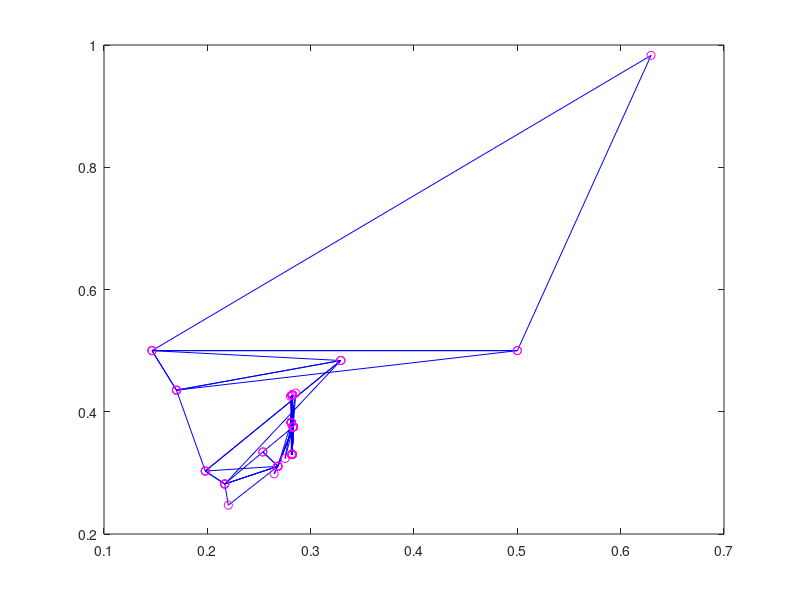

The MATLAB script that drew this image:
function Simplex

% Daugiklis 1/8 ignoruojamas, kadangi neturi itakos rezultatui
f=@(X) (X(1).^2).*X(2) + X(1).*(X(2).^2) - X(1).*X(2);

% pradiniai artinai
X_0=[0,0];
X_1=[1,1];
X_m=[4/10, 7/10];
X_n=[1/2,1/2];

% pasirenkamas pradinis artinys
X0 = X_n;

%Funkcijos grafiko y=f(x1,x2) braizymas
%subplot(1,2,1)
%[X(1),X(2)] = meshgrid(0:0.01:1, 0:0.01:1);
%y = f(X);
%surf(X(1),X(2), y);
%title(['Funkcijos y=f(X) grafikas'])
%%%% plot()

% pasirenkami parametrai
gamma=2;
beta=0.5;
eta=-0.5;
teta=1;

epsilon=10^(-4); %tikslumas

k=1; %iteraciju skaitliukas
kmax=100; % maksimalus iteraciju skaicius
imax=100; % maksimalus funkcijos kvietimu skaicius

%Pradinio simplekso sudarymas
alpha=1/2;
n=2;
delta1=alpha*(sqrt(n+1)+n-1)/(n*sqrt(2));
delta2=alpha*(sqrt(n+1)-1)/(n*sqrt(2));

X1=[X0(1)+delta2,X0(2)+delta1];
X2=[X0(1)+delta1,X0(2)+delta2];

y0=f(X0);
y1=f(X1);
y2=f(X2);

y=[y0,y1,y2];
X=[X0;X1;X2];

% /////32/////


% //////36/////
% Pradinio simplekso braizymas:
deltax=[X0(1),X0(1),X1(1);X1(1),X2(1),X2(1)];
deltay=[X0(2),X0(2),X1(2);X1(2),X2(2),X2(2)];
plot(deltax,deltay,'b')
plot(X(:,1),X(:,2),'mo');
grid on

k=1; % iteraciju skaitliukas
i=3; % funkcijos kvietimu skaiciaus skaitliukas

norma=Inf;
format short

% Metodo realizavimas

disp(['   x1   x2    f(x1,x2)    k    (f kv. sk.)']);
disp('-----------------------------------------------');

pabaigti=false;
  while ~pabaigti
    % Randami Xh, Xg, Xl ir funkcijos reiksmes siuose taskuose yh, yg, yl
    [~, nr]=sort(y); % y0, y1, y2 reiksmes isdestomos didejimo tvarka; nr rodys ju numerius ma....

    % [B,I] = sort(___) also returns a collection of index vectors for any of the previous syntaxes. 
    % I is the same size as A and describes the arrangement of the elements of A into B along the sorted
    % dimension. For example, if A is a vector, then B = A(I).
    
    yl=y(nr(1)); % maziausia y reiksme
    Xl=X(nr(1),:);

    yh=y(nr(n+1)); % didziausia y reiksme  
    Xh=X(nr(n+1)); 

    yg=y(nr(n)); % antra pagal dydi y reiksme
    Xg=X(nr(n),:);

    % Viduriu tasko Xc ir naujo artinio Xnew apskaiciavimas
    Xc=(Xg+Xl)/2;
    Xnew=Xh+(1+teta)*(Xc-Xh);
    ynew=f(Xnew);
    i=i+1;

    % Jei bent viena neigiama koordinate, keiciame krypti
    if Xnew(1)<=0 || Xnew(2)<=0
        disp('Neigiama artinio koordinate! Keiciame krypti.');
        teta=-1/2;
        Xnew=Xh+(1+teta)*(Xc-Xh);
        ynew=f(Xnew);
        i=i+1;
    end

    % Naujo simplekso sudarymas

    if (yl<ynew) && (ynew<yg)
        teta=1;
    elseif ynew<yl
      teta=gamma;
      Z=Xh+(1+teta)*(Xc-Xh);
      yz=f(Z);
      i=i+1;
      if yz<ynew
          ynew=yz;
          Xnew=Z;
      end
    elseif ynew>yh
      teta=eta;
      Z=Xh+(1+teta)*(Xc-Xh);
      Xnew=Z;
      ynew=f(Z);
      i=i+1;
    elseif (yg<ynew) && (ynew<yh)
      teta=beta;
      Z=Xh+(1+teta)*(Xc-Xh);
      Xnew=Z;
      ynew=f(Z);
      i=i+1;
    end

    if Xnew(1)<=0 || Xnew(2)<=0
      disp('Neigiama artimio koordinate! Keiciame krypti.');
      teta=-1/2;
      Xnew=Xh+(1+teta)*(Xc-Xh);
      ynew=f(Xnew);
      i=i+1;
    end

    fprintf('%f    %f   %f %d   %d', Xnew, ynew, k, i);

    count=0;

    if max([norm(Xl-Xg),norm(Xl-Xh),norm(Xg-Xh)])<epsilon
        disp(['Simpleksas tapo mazas (krastiniu ilgiai mazesni uz epsilon=', num2str(epsilon)]);
        % disp(['Simpleksas tapo mazas (krastiniu ilgiai mazesni uz epsilon=', num2str(epsilon),....
        count=count+1;
    end
    
    if abs(yh-yl)<epsilon
        disp(['Funkcijos reiksmes simplekso virsunese panasios (tikslumu epsilon=', num2str(epsilon)]);
        %disp(['Funkcijos reiksmes simplekso virsunese panasios (tikslumu epsilon=', num2str(ep...
        count=count+1;
    end

    if i>=imax
        count=count+1;
          if count==3
            disp(' ');
            disp('Patenkinamos sustojimo salygos. Skaiciavimai baigiami, new:');
            disp(['1) simpleksas tapo mazas (krastiniu ilgiai mazesni uz epsilon=', num2str(epsilon)']);
            % disp(['1) simpleksas tapo mazas (krastiniu ilgiai mazesni uz epsilon=', num2...
            disp(['2) funkcijos reiksmes simplekso virsunes panasios (tikslumu epsilon=', num2str(epsilon)']);
            % disp(['2) funkcijos reiksmes simplekso virsunes panasios (tikslumu epsilon='...
            disp(['3) pasiektas maksimalus funkciju kvietimu skaicius', num2str(imax)']);
            % disp(['3) pasiektas maksimalus funkciju kvietimu skaicius', num2str(imax)...
            pabaigti=true;
          end
    end
    %if k==kmax  <---???
    
    if k==kmax
      format short;
      disp(['Pasiektas maksimalus iteraciju skaicius k=', num2str(kmax)]);
      break
    end     
      
    k=k+1;
    y=[yl,yg,ynew];
    X=[Xl;Xg;Xnew];
   
    % Simplekso braizymas:
    deltax=[Xl(1),Xl(1),Xg(1);Xg(1),Xnew(1),Xnew(1)];
    deltay=[Xl(2),Xl(2),Xg(2);Xg(2),Xnew(2),Xnew(2)];
    plot(deltax,deltay,'b')
    hold on
    plot(X(:,1),X(:,2),'mo');
    hold on
  end  
